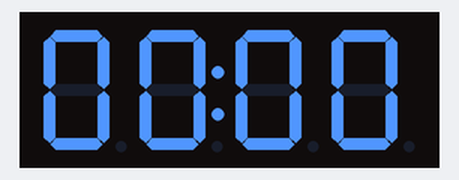
This sketch was run on a simulated Arduino Uno, built with avr-gcc and run on an emulated ATmega328P. Parts: 4-digit seven-segment display.

Above: at 0.1 s.
At 4.8 s:
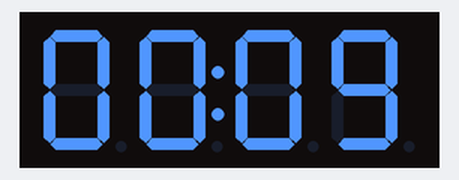
At 9.5 s:
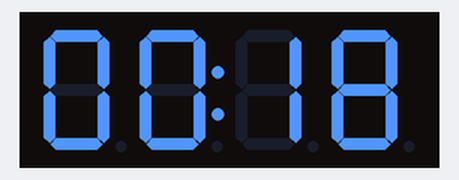
At 19.4 s:
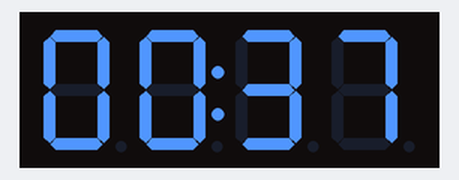
At 29.3 s:
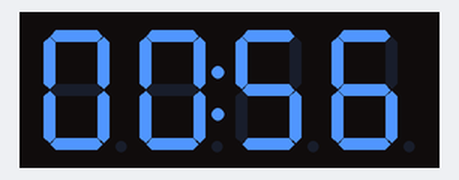
At 39.2 s:
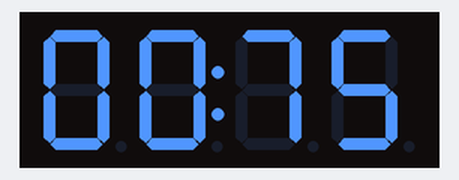

The sketch:

1_tm1637_test.ino
```cpp
//increments data after every 500ms and displays on TM1637
//each digit of the data is stored in different variable

#include <TM1637Display.h>

#define CLK 5
#define DIO 4

TM1637Display display = TM1637Display(CLK, DIO);

int i = 0, j = 0, k = 0, l = 0;

void setup()
{

}

void loop()
{
  display.setBrightness(0x0a);

  for (l = 0; l < 9; l++)
  {
    for (k = 0; k <  9; k++ )
    {
      for (j = 0; j < 9; j++)
      {
        for (i = 0; i <= 9; i++)
        {
          display.showNumberDecEx(l * 1000 + k * 100 + j * 10 + i, B01000000, true, 4, 0);
          delay(500);
        }
      }
    }
  }
}
```

Measured:
- what the display in image 1 shows lasts 0.5 s, from 4.7 s to 5.2 s
